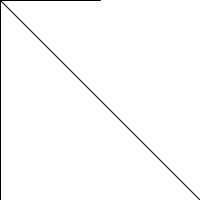
Frame 1 (no input)
Frame 60 (the mouse pressed at the canvas centre just before this capture): identical to frame 1, image omitted
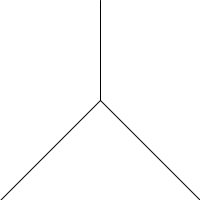
Frame 120 (the mouse held since frame 60 and released just before this capture)

The Processing sketch that drew these frames (run headless with seeded random() and noise(); from frame 60 on, the mouse is pressed at the canvas centre):

// Processing sketch: Aufgabe2_2
// ── Aufgabe2_2.pde
void setup ()
{
size (200, 200);
background (255);
}

void draw()
{
  background (255);
  
int Mittelpunktx= mouseX;
int Mittelpunkty= mouseY;

 

line (Mittelpunktx, Mittelpunkty, 100,0);
line (Mittelpunktx, Mittelpunkty, 0, 200);
line (Mittelpunktx, Mittelpunkty, 200, 200);
}
